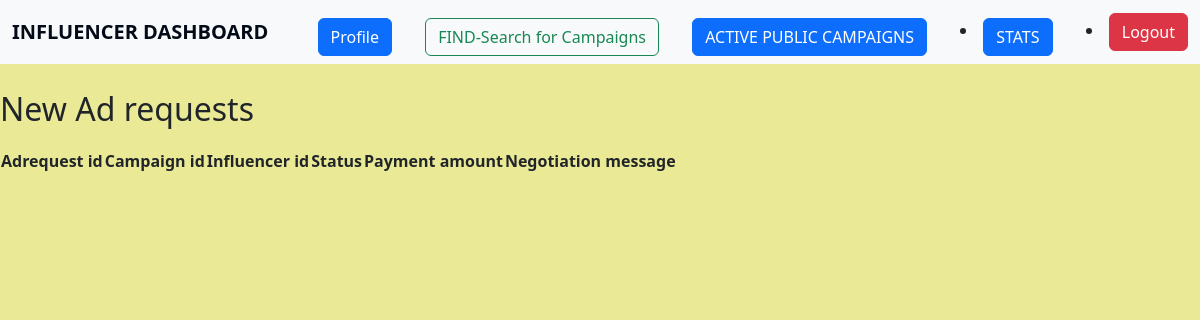
/influencer/3/202/adaccept, run on an earlier commit of the app's database.
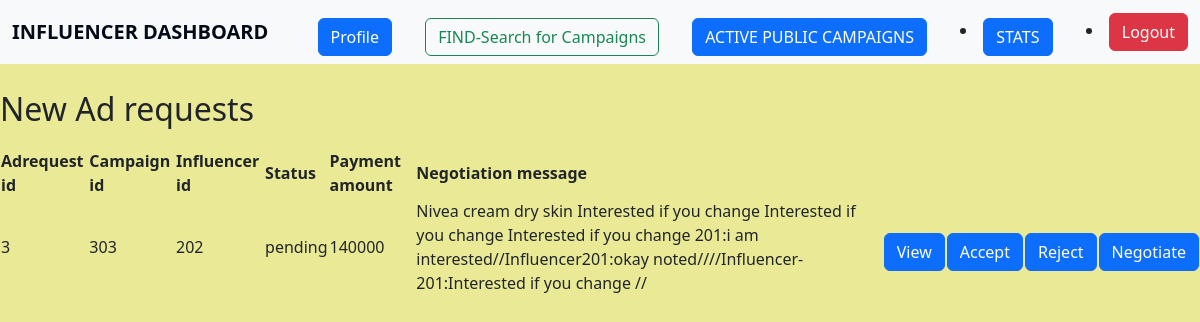
And on a later commit of the database.
### application/models.py (models this page shows, shortened)
class Adrequest(db.Model):
    __tablename__="adrequest"
    adreq_id=db.Column(db.Integer,primary_key=True,nullable=False)
    adreq_name=db.Column(db.String,nullable=False)
    inf_id=db.Column(db.Integer,db.ForeignKey("influencer.inf_id"),nullable=False)
    camp_id=db.Column(db.Integer,db.ForeignKey("campaign.camp_id"),nullable=False)
    messages=db.Column(db.String)
    requirements=db.Column(db.String)
    pay_amount=db.Column(db.Integer,nullable=False)
    status=db.Column(db.String,nullable=False)

### application/controllers.py (the view)
@app.route('/influencer/<adreq_id>/<inf_id>/adaccept',methods=['GET','POST'])
def inf_adaccept(adreq_id,inf_id):
    newlist=[]
    inf=Influencer.query.get(inf_id)
    ad=Adrequest.query.get(adreq_id)
    ad.status="accepted"
    db.session.commit()
    for x in inf.inf_req:
        if x.status=="pending":
            newlist.append(x)
    return render_template("new_adreq.html",inf=inf,adreq=newlist)

### templates/new_adreq.html (shortened to what this page needs)
<!DOCTYPE html>
<html lang="en">
<head>
    <link href="https://cdn.jsdelivr.net/npm/bootstrap@5.3.3/dist/css/bootstrap.min.css" rel="stylesheet">
</head>
<body>
    <nav class="navbar bg-body-tertiary fixed-top">
        <div class="container-fluid">
            <a class="navbar-brand" href="/">INFLUENCER DASHBOARD</a>
            <a href="{{url_for('inf_dashboard',inf_id=inf.inf_id) }}"><button class="btn btn-primary">Profile</button></a>
            <a href="/find_details"><button class="btn btn-outline-success" type="button">FIND-Search for Campaigns</button></a>
            <a href="{{url_for('active_camp',inf_id=inf.inf_id)}}"><button class="btn btn-primary">ACTIVE PUBLIC CAMPAIGNS</button></a>
            <li class="nav-item"><a href="/"><button class="btn btn-primary">STATS</button></a></li>
            <li class="nav-item"><a href="/inf_login"><button class="btn btn-danger">Logout</button></a></li>
        </div>
    </nav>
    <h2> New Ad requests </h2>
    <table id="ongoing-campaigns">
        <tr>
            <th>Adrequest id</th>
            <th>Campaign id</th>
            <th>Influencer id</th>
            <th>Status</th>
            <th>Payment amount</th>
            <th>Negotiation message</th>
        </tr>
        {%for i in adreq%}
            <tr>
                <td>{{i.adreq_id}}</td>
                <td>{{i.camp_id}}</td>
                <td>{{i.inf_id}}</td>
                <td>{{i.status}}</td>
                <td>{{i.pay_amount}}</td>
                <td>{{i.messages}}</td>
                <td><a href="{{url_for('inf_ad_details',adreq_id=i.adreq_id,inf_id=inf.inf_id) }}" class="btn btn-primary" type="button">View</a></td>
                <td><a href="{{url_for('inf_adaccept', adreq_id=i.adreq_id,inf_id=inf.inf_id) }}" class="btn btn-primary" type="button">Accept</a></td>
                <td><a href="{{url_for('inf_adreject', adreq_id=i.adreq_id,inf_id=inf.inf_id) }}" class="btn btn-primary" type="button">Reject</a></td>
                <td><a href="{{url_for('negotiate', adreq_id=i.adreq_id,inf_id=inf.inf_id) }}" class="btn btn-primary" type="button">Negotiate</a></td>
            </tr>
        {%endfor%}
    </table>
</body>
</html>

What changed in the data, as far as the page shows it:
now on this page (row edited): Adrequest: adreq_id "3", camp_id "303", inf_id "202", status "pending", pay_amount "140000", messages "Nivea cream dry skin Interested if you change Interested if you change Interested if you change 201:i am interested//Influencer201:okay noted////Influencer-201:Interested if you change //"
